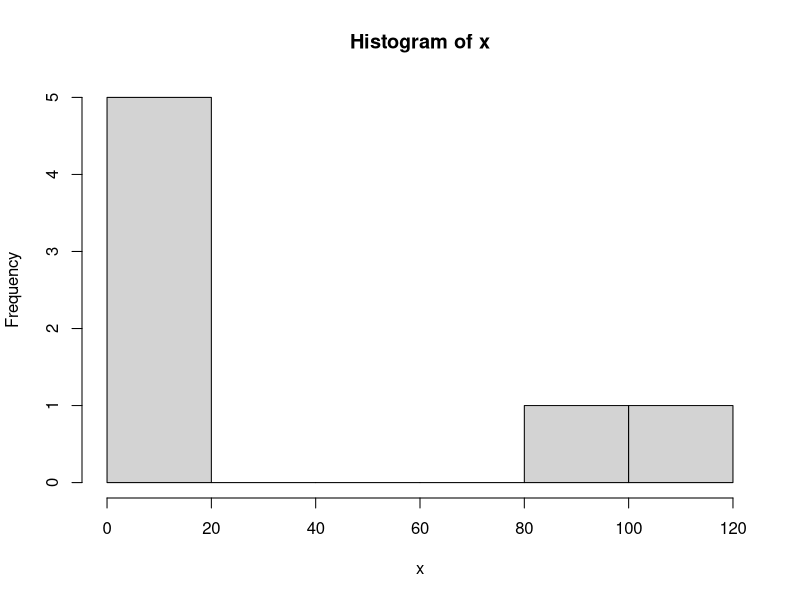
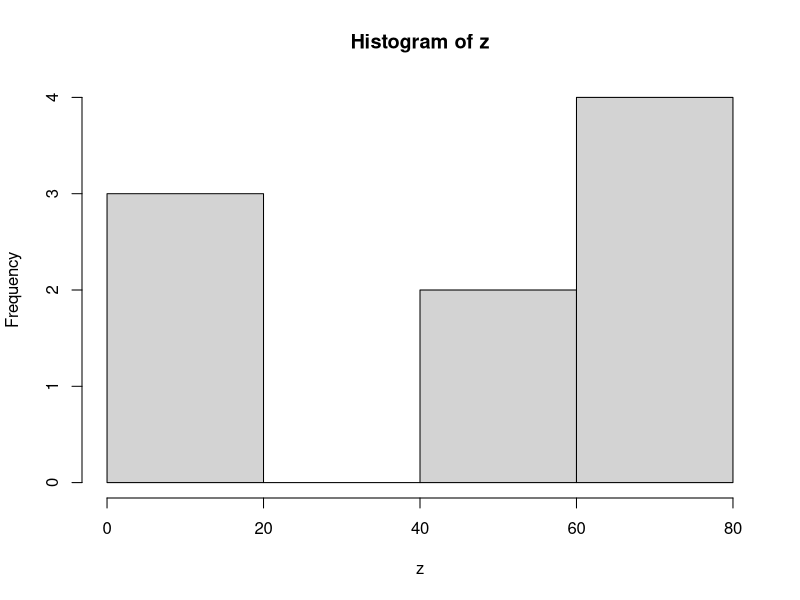
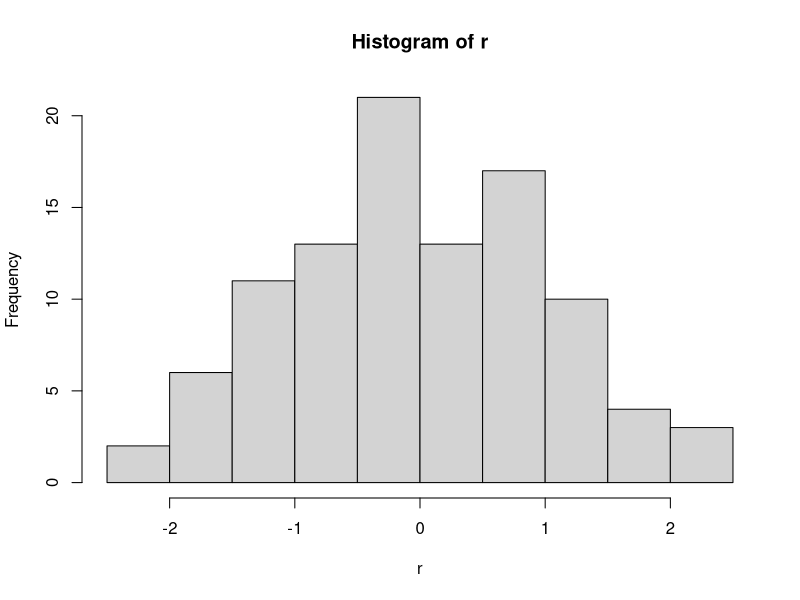
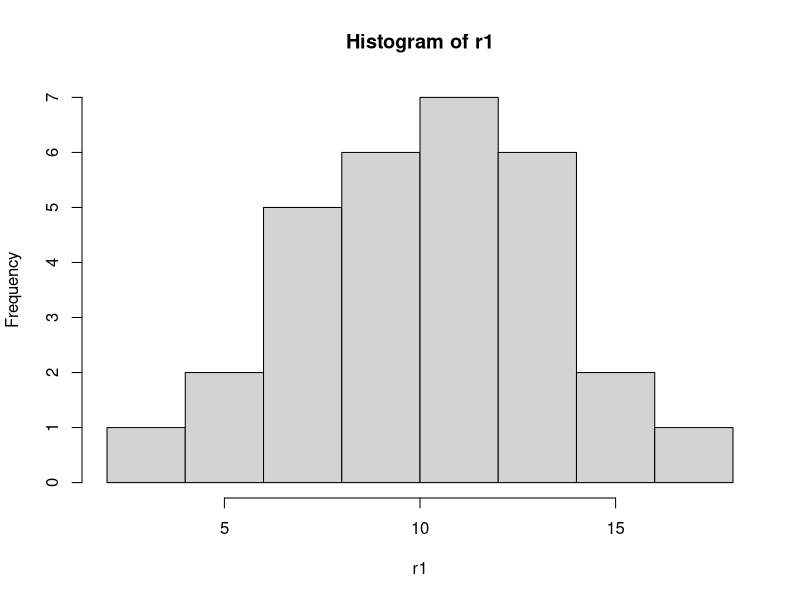

The R source for these figures, in order:
#### betimsel istatistikler toplam deger ve ortalama####
x <- c(23,45,67,43,56)

length(x) #kac adet veri bulundugunu soyler

sum(x) #tum elemanlarin sayisi

ortalama <- sum(x)/length(x)
ortalama #ortalama 

mean(x) #ortalama fonksiyonu buymus avg degilmis

#### serbestlik derecesi nedir? olcme nasil?####
#gozlem sayisinin 1 eksigi = (N-1)
#mesela 7 sapka var hepsini 1 gun kullancan daha kullanmican
#en son cumartesi 2 tane kaldi 1 tane sectin pazar icin secme sansin yok
#elinde 1 tane kaldi. bu da serbestlik degil oluyo

x <- c(1,2,3,4,5)
length(x)

sd<- length(x)-1
sd #serbestlik derecesi


#### standart sapma####
x <- c(12,34,56,34,23,45)
length(x)

ort<-mean(x) #ortalama

ss<-sd(x) #standart sapmayi hesapladi

#standart sapma degerlerin ortalamadan ne kadar saptigini gosteren bir istatistiktir

# ortalamaya standart sapmayi ekleyip cikaralim yani;
ort-ss #18.44 cikti 
ort+ss #49.55 cikti
#anlami su bizim genel degerlerimiz 18.44 ile 49.55 arasinda oluyor
x
#degerlere bakiyoruz ve evet genel olarak o aralikta.

#### varyans hesaplama ####

# standart sapmanin karesidir

#gozlemlerin degisikligini tanimlayan numerik bir degerdir

#baska bir degisle gozlemlerin orneklemde ne kadar yayildigini gosteren deger

#standart sapmadan farki standart sapma veri set icerisindeki gozlemlerin
#ortalamadan farkliligini tanimlar varyans ise degiskenligi tanimlar

x <- c(12,14,10,11,13,17,16)
length(x)

sd1 <- sd(x) #standart sapma 2.56

vr1<- sd(x)**2 #varyansim 6.57. standart sapmanin karesiyle de hesaplaniyor.

sd1
vr1

var(x) #varyansimi bulan fonksiyon. 6.57


y <- c(12,25,60,56,35,24,45)
length(y)
sd2<-sd(y)
vr2<-var(y)

sd1;vr1;sd2;vr2 #hepsini tek tek calistir demek
#standart sapma buyukse degerler arasi buyuktur



#### medyan, aciklik ve ceyreklikler####


#medyan ortanca degerdir
#acikliik max degerle min deger arasindaki fark
#ceyreklik serimizi 4 esit parcaya boldugumuzde q1 q2 q3 q4 parcalaridir.

x <- c(12,34,56,23,34,12,35)

median(x) #ortanca deger 
mean(x) #ortalamasi 29.42


max(x)-min(x) #aciklik degeridir.
range(x) #en kucukle en buyuk elemani verir ama cikartma yapmaz

quantile(x) 
#  0%  25%  50%  75% 100% 
# 12.0 17.5 34.0 34.5 56.0 
# degerini veriyor.

quantile(x,probs = c(0.25,0.5,0.75)) #burdaki ucluyu verir

quantile(x, probs = c(0.10,0.6,0.95) ) #burda da diger isteklerimize gore yanit geliyor










x <- c(12,13,14,15,16,100,120)
x

mean(x) #41 olarak bulduk. ??o??luklu deger a??a????da saedece 2 sayi yuzunden artti.
#boyle durumlarda median kullanmak daha mantikli
median(x) #15 cikti


y <- c(12,15,17,18,20,24,26)
 mean(y) #18.85 verdi ortalama
median(y) #18 verdi 
#birbirine yakin degerlerse bu sekilde medyan ve ortalama yakin cikiyor



hist(x) #xi grafiklestiriyor


install.packages('e1071') #capraz katsayi icin indirdik kutuphane
library(e1071) #calistirdik

skewness(x) #carpiklik katsayisi 0.78 buldu
#ne dedik 0-1 arasi saga carpik demektir
#yani veriler solda daha cok demektir. burda da 0.78 buyuk bi sayidir

z <- c(1,2,3,60,70,60,70,80,70)

hist(z) #grafik inceledik

skewness(z)#-0.50 cikti
#-1 ile 0 arasindaysa sola carpik dedik yani veriler sagda yogun  






#### siklik/frekans hesaplama ####

x <- c(12,12,13,13,14,13,12,12,15,16)

length(x)


unique(x) #tekrarlananlari vermez

table(x) #hangi veri kac kere tekrarlandiggi yaziyo. burdan da 
#sikligini bulabiliriz

t <- table(x)
t
names(t) #hangi elemanlar var karakter olarak verir

t[1] #ilk elemani verir.
t[12] #deger olarak yazarsan vermez
t['12'] #bu sekilde calisir.

t[['12']] #tekrar sayisina ulasiriz direkt

c <- c('a','a','a','b','b','C')
c
t1<-table(c)
t1['a'] #a ve kac kere tekrar ettigi geliyo
t1[['a']] #sadece tekrar sayisi

#### kayip gozlemlerin hesaplamalara etkisi####

x <- c(12,13,14,15,NA)
sum(x) #sonuc NA geldi. NA degeri olmadigi icin toplanamiyo
sum(x, na.rm = T) #<NA degerlerini kaldir dedik. hesapladi
mean(x) #yine NA dedi
mean(x , na.rm = T) # calisti. ortalama 13.5
#ortalama alirken NA yi eleman olarak aldi mi? bakalim
(12+13+14+15)/4 #13.5 geldi. NA degerlerini almiyor eleman sayisi olarak!!!
(12+13+14+15)/5 #10.8 geldi. NA eleman olarak sayilsaydi boyle cikacakti

sd(x) #standart sapma hesabi da NA geldi
sd(x, na.rm = T)#NA degerlerini almadik ve 1.29 bulduk

median(x) #yine NA
median(x, na.rm = T) #13.5 verdi

is.na(x) #false false true seklinde hangisi na ona true yaziyo
which(is.na(x))# hangi eleman NA onu bulduk

y <- c(12,13,14,15,NA,NA,14,1,15,NA)
which(is.na(y)) #5-6-10. indislerde na var diyor


any(is.na(y)) #indexleri elde etmim sadece var mi ypk mu bak demek icin fonksiyon
#true dondu. yani icerisine girdigimiz kosul dogru cikt,
#iceriye de na var mi diye bak dedik. bakti ve tek sonuc dondurdu
#varmis


t <- c(1,2,3,4,5)
any(is.na(t))
#false dedi yani na degeri yok

mean(x, na.rm = any(is.na(x))) # once kontrol ettik.
#na var mi yok mu kendimiz yazmak yerine kendi kendine yazdirdik
#varsa oraya true yazdircak ve NAlari alma dicek
#yoksa zaten NA yok dondurcek


#na lar yerine 0 degeri atamasi ornekleri
is.na(x)
which(is.na(x))
x[which(is.na(x))] <- 0
x

is.na(y)
which(is.na(y))
y[which(is.na(y))] <- 0
y

y <- c(12,13,14,15,NA,NA,14,1,15,NA)
y[is.na(y)]
y[is.na(y)] <- 0
y

#### normal dagilan veriler####  

r <- rnorm(100) #100 tane normal dagilan veri veriyor
r

length(r) #100 verdi
hist(r) #ortalamaya yakin degerler var hep
#rnorm default olarak alindiginda ortalama 0 alinir
#ve standart sapma 1 alinir ama istersek degisebilirz

r1 <- rnorm(30, mean = 10, sd = 3)
#istedigimiz degerler cercevesinde verdi bize
hist(r1) #10 cevresinde dagilmis bi veri. normal dagilim.


####odev####
#Bu odev ile ilgili sorular
#100 adet rastgele normal dagilan bir degisken (vektor) olusturunuz ve bu vektorun degerlerini 
#round() donksiyonu kullanarak en yakin tam sayisa yuvarlayiniz ve bu islemlerin kodlarini cevap olarak belirtiniz.

rastgele<-rnorm(100)

tamsayi <- round(rastgele,0)
tamsayi


#Bir onceki soruda elde ettiginiz vektorun ortalama, standart sapma, medyan, 
#birinci ve ucuncu ceyreklik degerlerini bulunuz ve bu islemleri gerceklestirdiginiz kodlari cevap olarak belirtiniz.

mean(tamsayi) #ortalamasi -0.22
sd(tamsayi) #standart sapma 1.0008
median(tamsayi) #0 verdi

quantile(tamsayi, probs = c(0.25,0.75)) #1. ve 3. ceyrekler

#Elde ettiginiz medyan ve ortalama degerini bir nesnede kaydederek arasindaki farki hesaplayiniz. (Cevap olarak kodlari belirtiniz.)

medyan <- median(tamsayi)
ortalama <- mean(tamsayi)

ortalama - medyan #-0,22 verdi
medyan - ortalama #0.22 verdi



